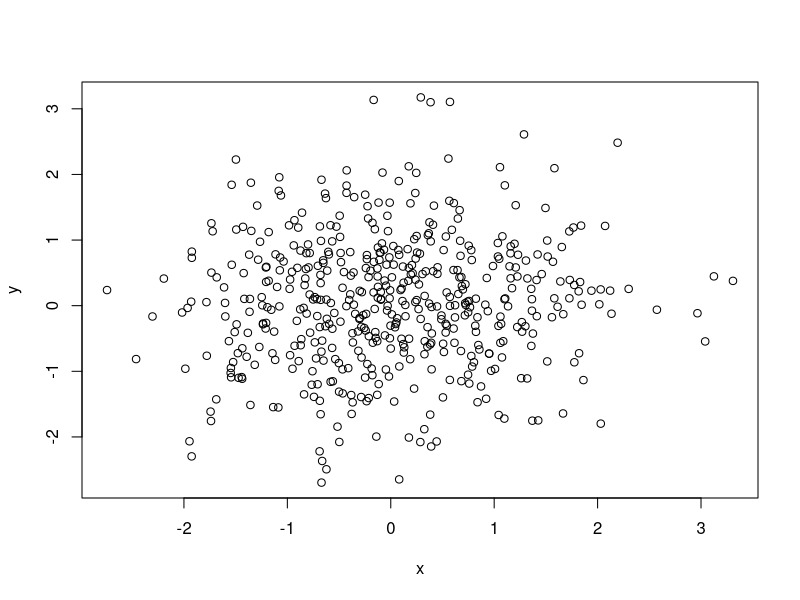

Write the R code that produced this figure.
y = seq(from=4,length=5,by=3)
?seq
y+y
y
y[2] #comment
y[-2]
z = matrix(seq(1,12), 4,3)
z[2][1]
z[1:2,2:3]
z[1,]
z
z[1,,drop=FALSE]
z
?ls()
x=rnorm(500)
y=rnorm(500)
plot(x,y)


var(runif(5000000))

  
